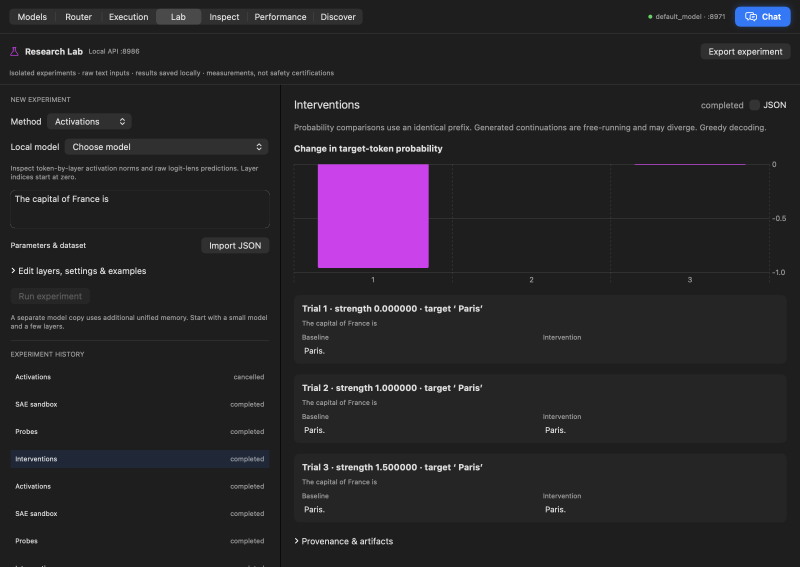
#> input picture docs/screenshots/window-lab-dark.png, 2400 x 1700 px, found by its file name (shown at 1/3 size)
$ python build-research-media.py ../docs/screenshots/window-lab-dark.png
#> lines starting #> are read from the running program, lines starting #| are printed output that depends on the picture
"""Package native saved-result screenshots into a labeled research walkthrough.

Requires Pillow and imageio-ffmpeg. Input: folders inspect/compare/probe/sae,
each containing window-lab-dark.png from Dyno --snapshot --lab-only.
No inference or synthetic measurement generation occurs here.
"""
import argparse
from pathlib import Path
import subprocess
from PIL import Image, ImageDraw, ImageFont
import imageio_ffmpeg

parser = argparse.ArgumentParser()
parser.add_argument('input', type=Path)
parser.add_argument('--output', type=Path, default=Path('docs/assets'))
args = parser.parse_args()
args.output.mkdir(parents=True, exist_ok=True)
font = '/System/Library/Fonts/Supplemental/Arial.ttf'
title_font = ImageFont.truetype(font, 32)
label_font = ImageFont.truetype(font, 20)
steps = [('inspect', '01  Observe activations and next-token predictions'),
         ('compare', '02  Intervene and compare with the baseline'),
         ('probe', '03  Test a labeled probe on held-out examples'),
         ('sae', '04  Explore sparse features and reconstruction')]
frames = []
for method, title in steps:
    source = Image.open(args.input / method / 'window-lab-dark.png').convert('RGB')
    # Crop to the native result panel; exclude machine identity and private history.
    panel = source.crop((860, 360, 2390, 1640))
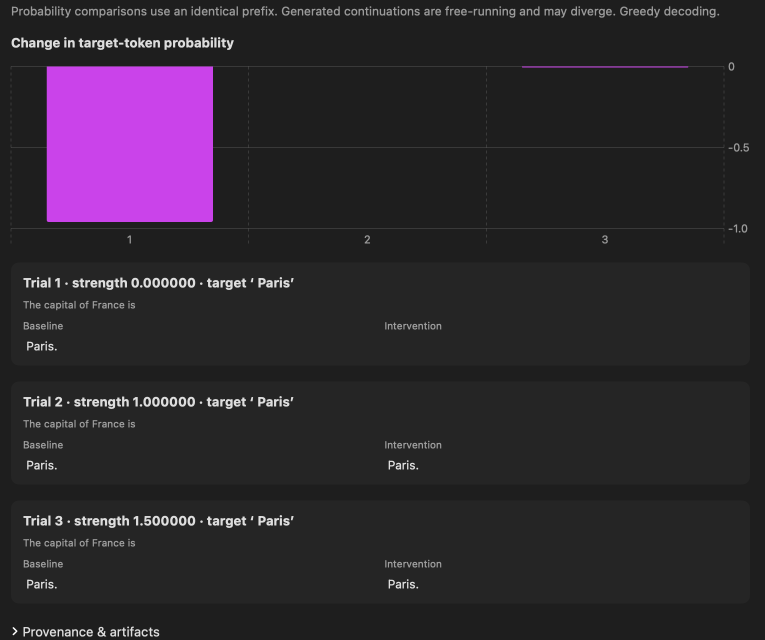
#> panel: PIL image 1530x1280 RGB (shown at 1/2 size); mean R, G, B 45.6, 38.4, 47.3
    panel.thumbnail((1160, 954), Image.Resampling.LANCZOS)
#> panel: PIL image 1140x954 RGB
    frame = Image.new('RGB', (1280, 1120), '#101117')
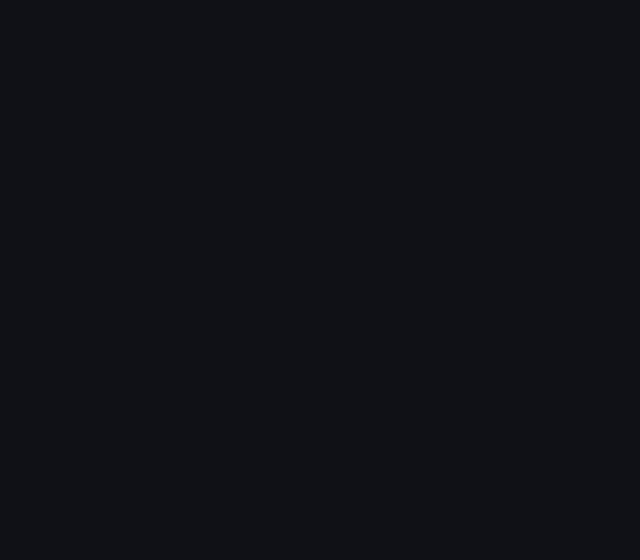
#> frame: PIL image 1280x1120 RGB (shown at 1/2 size); mean R, G, B 16, 17, 23
    draw = ImageDraw.Draw(frame)
    draw.text((40, 20), 'DYNO / AI RESEARCH LAB / 0.2.0', font=label_font, fill='#a794fa')
    draw.text((40, 55), title, font=title_font, fill='white')
    frame.paste(panel, ((1280-panel.width)//2, 112))
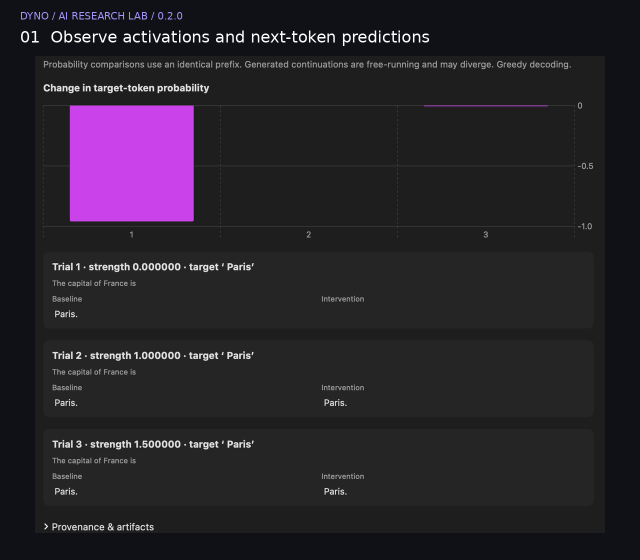
#> frame: PIL image 1280x1120 RGB (shown at 1/2 size); mean R, G, B 39.5, 34.3, 42.5
    draw.text((40, 1080), 'Recorded results • Qwen 0.5B • Small demonstrations, not safety evaluations', font=label_font, fill='#b7b9c8')
    frame.save(args.output / f'research-{method}.png', optimize=True)
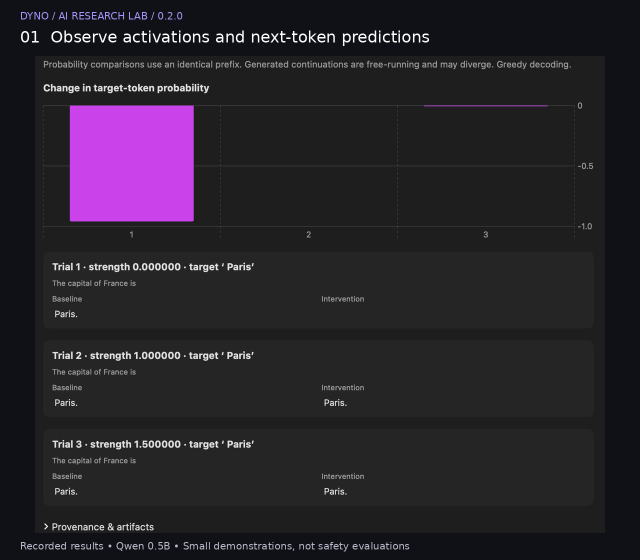
#> saved as research-inspect.png: PIL image 1280x1120 RGB (shown at 1/2 size); mean R, G, B 39.9, 34.7, 42.9
    frames.append(frame)
frames[0].save(args.output / 'research-walkthrough.gif', save_all=True,
               append_images=frames[1:], duration=5000, loop=0, optimize=True)
listing = args.input / 'frames.txt'
listing.write_text(''.join(f"file '{(args.output / ('research-'+m+'.png')).resolve()}'\nduration 5\n" for m,_ in steps)+f"file '{(args.output / 'research-sae.png').resolve()}'\n")
subprocess.run([imageio_ffmpeg.get_ffmpeg_exe(), '-y', '-f', 'concat', '-safe', '0',
    '-i', str(listing), '-vf', 'fps=24,format=yuv420p', '-c:v', 'libx264', '-crf', '20',
    '-movflags', '+faststart', str(args.output/'research-walkthrough.mp4')], check=True,
    stdout=subprocess.DEVNULL, stderr=subprocess.DEVNULL)
#> (this line was passed over: imageio_ffmpeg is not available in this run)
